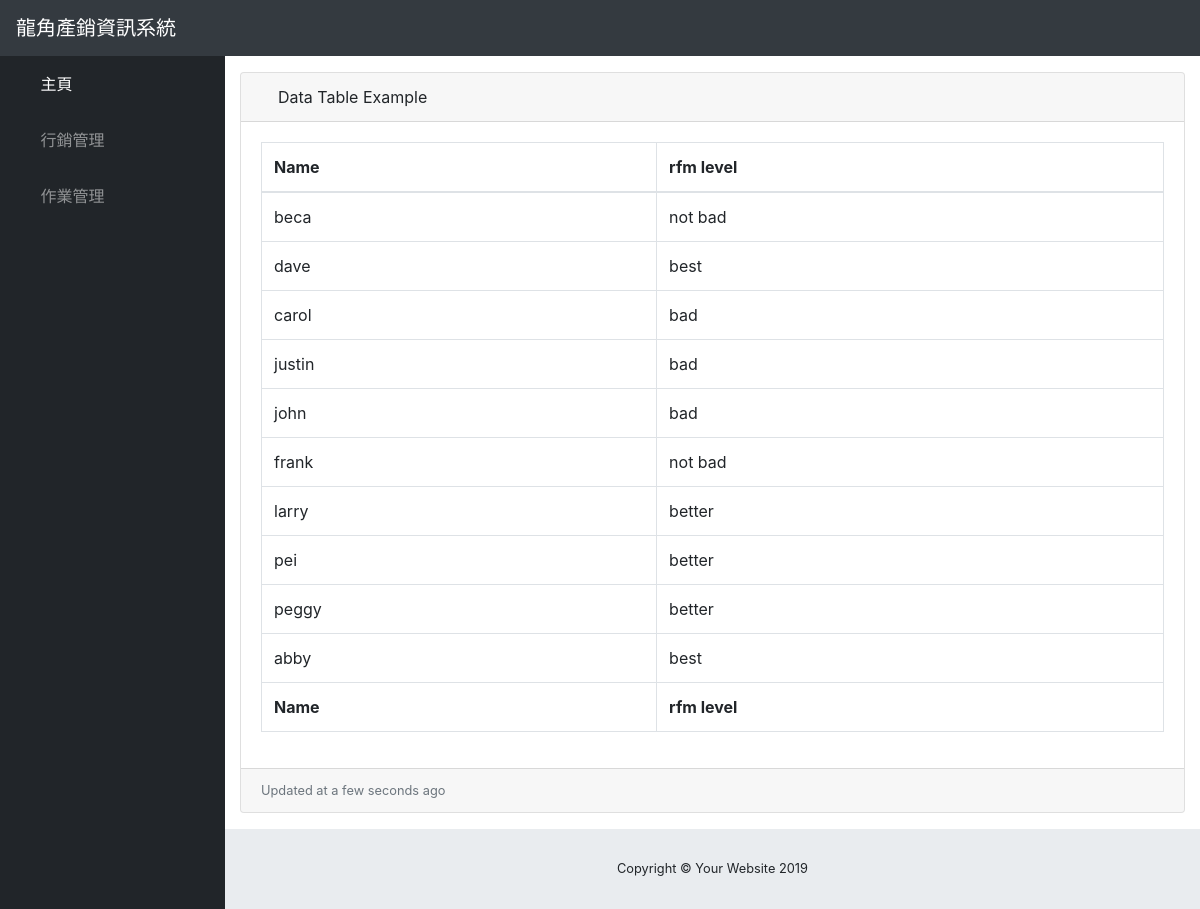
The app's page /home/rfm.html with its own data.
### marketing/models.py (models this page shows, shortened)
class Customer(models.Model):
    c_name = models.CharField(max_length=11,verbose_name="會員姓名")   #顧客名:最大長度為11
    c_ID = models.IntegerField(primary_key=True,verbose_name="會員卡號")    #卡號:是一串整數，最大長度為11 (2014/12/25辦卡的就打: 20141225001)
    c_sex = models.IntegerField(verbose_name="性別")                 #性別:1:male  2:female
    c_point = models.IntegerField(default=0,verbose_name="累計點數")
    c_birth = models.DateField(default=date.today,verbose_name="會員生日")     #累計點數:預設為0
    class Meta:
        verbose_name_plural="會員"

### marketing/views.py (the view)
# urls.py: path('home/rfm.html',rfm),
def rfm (request):
    rfm_list = {}
    rfm1 = ''
    one = Customer.objects.get(c_ID = 20150101001)
    his = PurRecord.objects.filter(customer_id = one.c_ID)
    for i in his:
        if i.pur_time =='2019/12':
                if i.buy_total>80:
                    rfm1 = 'best'
                    break
                else:
                    rfm1 = 'better'
        else:
            if i.buy_total>80:
                rfm1 = 'not bad'
            else:
                rfm1 = 'bad'
    rfm2 = ''
    two = Customer.objects.get(c_ID = 20160101001)
    his2 = PurRecord.objects.filter(customer_id = two.c_ID)
    for i in his2:
        if i.pur_time =='2019/12':
                if i.buy_total>80:
                    rfm2 = 'best'
                    break
                else:
                    rfm2 = 'better'
        else:
            if i.buy_total>80:
                rfm2 = 'not bad'
            else:
                rfm2 = 'bad'
    rfm3 = ''
    three = Customer.objects.get(c_ID= 20160102001)
    his3 = PurRecord.objects.filter(customer_id = three.c_ID)
    for i in his3:
        if i.pur_time =='2019/12':
                if i.buy_total>80:
                    rfm3 = 'best'
                    break
                else:
                    rfm3 = 'better'
        else:
            if i.buy_total>80:
                rfm3 = 'not bad'
            else:
                rfm3 = 'bad'
    rfm4 = ''
    four = Customer.objects.get(c_ID= 20170101001)
    his4 = PurRecord.objects.filter(customer_id = four.c_ID)
    for i in his4:
        if i.pur_time =='2019/12':
                if i.buy_total>80:
                    rfm4 = 'best'
                    break
                else:
                    rfm4 = 'better'
        else:
            if i.buy_total>80:
                rfm4 = 'not bad'
            else:
                rfm4 = 'bad'
    rfm5 = ''
    five = Customer.objects.get(c_ID = 20170201001)
    his5 = PurRecord.objects.filter(customer_id = five.c_ID)
    for i in his5:
        if i.pur_time =='2019/12':
                if i.buy_total>80:
                    rfm5 = 'best'
                    break
                else:
                    rfm5 = 'better'
        else:
            if i.buy_total>80:
                rfm5 = 'not bad'
            else:
                rfm5 = 'bad'
    rfm6 = ''
    six = Customer.objects.get(c_ID = 20180202001)
    his6 = PurRecord.objects.filter(customer_id = six.c_ID)
    for i in his6:
        if i.pur_time =='2019/12':
                if i.buy_total>80:
                    rfm6 = 'best'
                    break
                else:
                    rfm6 = 'better'
        else:
            if i.buy_total>80:
                rfm6 = 'not bad'
            else:
                rfm6 = 'bad'
    rfm7 = ''
    seven = Customer.objects.get(c_ID= 20181206001)
    his7 = PurRecord.objects.filter(customer_id = seven.c_ID)
    for i in his7:
        if i.pur_time =='2019/12':
                if i.buy_total>80:
                    rfm7 = 'best'
                    break
                else:
                    rfm7 = 'better'
        else:
            if i.buy_total>80:
                rfm7 = 'not bad'
            else:
                rfm7 = 'bad'
    rfm8 = ''
    eight = Customer.objects.get(c_ID= 20181206002)
    his8 = PurRecord.objects.filter(customer_id = eight.c_ID)
    for i in his8:
        if i.pur_time =='2019/12':
                if i.buy_total>80:
                    rfm8 = 'best'
                    break
                else:
                    rfm8 = 'better'
        else:
            if i.buy_total>80:
                rfm8 = 'not bad'
            else:
                rfm8 = 'bad'
    rfm9 = ''
    nine = Customer.objects.get(c_ID= 20190101001)
    his9 = PurRecord.objects.filter(customer_id = nine.c_ID)
    for i in his9:
        if i.pur_time =='2019/12':
                if i.buy_total>80:
                    rfm9 = 'best'
                    break
                else:
                    rfm9 = 'better'
        else:
            if i.buy_total>80:
                rfm9 = 'not bad'
            else:
                rfm9 = 'bad'
    rfm10 = ''
    ten = Customer.objects.get(c_ID= 20190102001)
    his10 = PurRecord.objects.filter(customer_id = ten.c_ID)
    for i in his10:
        if i.pur_time =='2019/12':
                if i.buy_total>80:
                    rfm10 = 'better'
                    break
                else:
                    rfm10 = 'best'
        else:
            if i.buy_total>80:
                rfm10 = 'not bad'
            else:
                rfm10 = 'bad'
    rfm_list.update({one.c_name:rfm1})
    rfm_list.update({two.c_name:rfm2})
    rfm_list.update({three.c_name:rfm3})
    rfm_list.update({four.c_name:rfm4})
    rfm_list.update({five.c_name:rfm5})
    rfm_list.update({six.c_name:rfm6})
    rfm_list.update({seven.c_name:rfm7})
    rfm_list.update({eight.c_name:rfm8})
    rfm_list.update({nine.c_name:rfm9})
    rfm_list.update({ten.c_name:rfm10})
    level1amt = 0
    level2amt = 0
    level3amt = 0
    level4amt = 0
    level5amt = 0
    level6amt = 0
    level7amt = 0
    level8amt = 0
    level1 = PurRecord.objects.filter(buy_total__gte = 50 , pur_time = '2019/12' ,customer_id__in = [20150101001,20160101001,20160102001,20170101001,20170201001] )
    for j in level1:
        level1amt += j.buy_total
    level2 = PurRecord.objects.filter(buy_total__lte = 50 , pur_time = '2019/12' ,customer_id__in = [20150101001,20160101001,20160102001,20170101001,20170201001] )
    for j in level2:
        level2amt += j.buy_total
    level3 = PurRecord.objects.filter(buy_total__gte = 50 , pur_time = '2019/12' ,customer_id__in =[20181206001,20181206002,20190101001,20190102001] )
    for j in level3:
        level3amt += j.buy_total
    level4 = PurRecord.objects.filter(buy_total__gte = 50 ,customer_id__in = [20150101001,20160101001,20160102001,20170201001] ).exclude(pur_time = '2019/12')
    for j in level4:
        level4amt += j.buy_total
    level5 = PurRecord.objects.filter(buy_total__lte = 50 ,customer_id__in = [20150101001,20160101001,20160102001,20170201001] ).exclude(pur_time = '2019/12')
    for j in level5:
        level5amt += j.buy_total
    level6 = PurRecord.objects.filter(buy_total__lte = 50 ,customer_id = 20170101001 ).exclude(pur_time = '2019/12')
    for j in level6:
        level6amt += j.buy_total
    level7 = PurRecord.objects.filter(buy_total__lte = 50 , pur_time = '2019/12' ,customer_id__in = [20181206001,20181206002,20190101001,20190102001] )
    for j in level7:
        level7amt += j.buy_total
    level8 = PurRecord.objects.filter(buy_total__lte = 50 ,customer_id = 20170101001 ).exclude(pur_time = '2019/12')
    for j in level8:
        level8amt += j.buy_total
    return render(request,'rfm.html',locals())

### templates/rfm.html (shortened to what this page needs)
{% load static %}
<!DOCTYPE html>
<html lang="en">
<head>
  <link href='{% static "vendor/fontawesome-free/css/all.min.css"%}' rel="stylesheet" type="text/css">
  <link href='{% static "vendor/datatables/dataTables.bootstrap4.css" %}' rel="stylesheet">
  <link href=" {% static 'css/sb-admin.css' %}" rel="stylesheet">
</head>
<body id="page-top">
  <nav class="navbar navbar-expand navbar-dark bg-dark static-top">
    <a class="navbar-brand mr-1" href="index.html">龍角產銷資訊系統</a>
    <button class="btn btn-link btn-sm text-white order-1 order-sm-0" id="sidebarToggle" href="#">
      <i class="fas fa-bars"></i>
    </button>
  </nav>
  <div id="wrapper">
    <ul class="sidebar navbar-nav">
      <li class="nav-item active">
        <a class="nav-link" href="index.html">
          <i class="fas fa-fw fa-tachometer-alt"></i>
          <span>主頁</span>
        </a>
      </li>
      <li class="nav-item dropdown">
        <a class="nav-link dropdown-toggle" href="#" id="pagesDropdown" role="button" data-toggle="dropdown" aria-haspopup="true" aria-expanded="false">
          <i class="fas fa-fw fa-folder"></i>
          <span>行銷管理</span>
        </a>
      </li>
      <li class="nav-item dropdown">
        <a class="nav-link dropdown-toggle" href="#" id="pagesDropdown" role="button" data-toggle="dropdown" aria-haspopup="true" aria-expanded="false">
          <i class="fas fa-fw fa-folder"></i>
          <span>作業管理</span>
        </a>
      </li>
    </ul>
    <div id="content-wrapper">
      <div class="container-fluid">
        <div class="card mb-3">
          <div class="card-header">
            <i class="fas fa-table"></i>
            Data Table Example</div>
          <div class="card-body">
            <div class="table-responsive">
              <table class="table table-bordered" id="dataTable" width="100%" cellspacing="0">
                <thead>
                  <tr>
                    <th>Name</th>
                    <th>rfm level</th>
                  </tr>
                </thead>
                <tfoot>
                  <tr>
                    <th>Name</th>
                    <th>rfm level</th>
                  </tr>
                </tfoot>
                <tbody>
                  {% for each,each2 in rfm_list.items %}
                  <tr>
                    <td>{{each}}</td>
                    <td>{{each2}}</td>
                  </tr>
                  {% endfor %}
                </tbody>
              </table>
            </div>
          </div>
          <div class="card-footer small text-muted">Updated at a few seconds ago</div>
        </div>
      </div>
      <footer class="sticky-footer">
        <div class="container my-auto">
          <div class="copyright text-center my-auto">
            <span>Copyright © Your Website 2019</span>
          </div>
        </div>
      </footer>
    </div>
  </div>
</body>
</html>

### records on screen
Customer: rfm_list "beca"
Customer: rfm_list "dave"
Customer: rfm_list "carol"
Customer: rfm_list "justin"
Customer: rfm_list "john"
Customer: rfm_list "frank"
Customer: rfm_list "larry"
Customer: rfm_list "pei"
Customer: rfm_list "peggy"
Customer: rfm_list "abby"

### other values on screen
{{ each2 }} "not bad" "best" "bad" "bad" "bad" "not bad" "better" "better" "better" "best"
